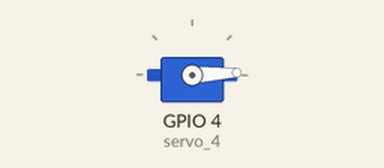
A sketch run on a simulated ESP32. On the bench: servo.

Above: at 0.05 s.
At 1.8 s:
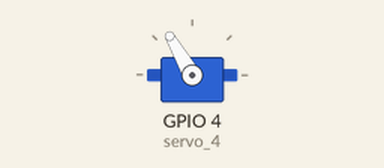
At 3.55 s:
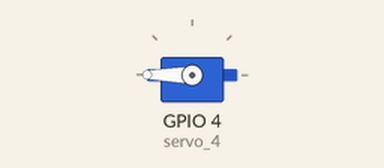
At 7.1 s:
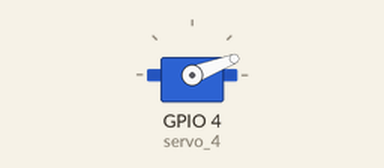
Timing chart, 0 to 12.3 s (numbered marks = the images above):
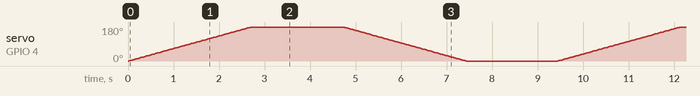

The sketch:

Servopractica.ino
```cpp
#include <ESP32Servo.h>
//libreria ESP32servo.h o tambien se puedo usar Servo.h
int pos = 0;

Servo servo_4;

void setup()
{
  servo_4.attach(4, 500, 2500);
}

void loop()
{
  // mover servo de 0 a 180
  for (pos = 0; pos <= 180; pos += 1) {
    // Le dice a servo que vaya la posicion de la variable pos
    servo_4.write(pos);
    // Esperar 15 ms para que el servo llegue a la posicion
    delay(15); // Espera 15 millisegundos(s)
  }
  delay(2000);
  for (pos = 180; pos >= 0; pos -= 1) {
    // tell servo to go to position in variable 'pos'
    servo_4.write(pos);
    // Le dice a servo que vaya la posicion de la variable posn
    delay(15); // Espera 15 millisegundos(s)
  }
   delay(2000);
}
```
